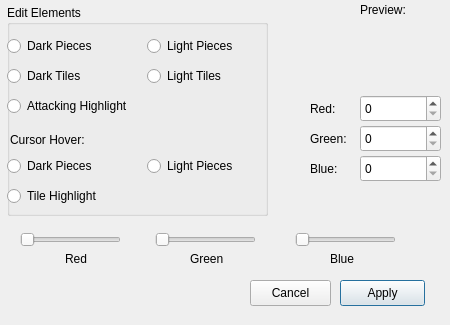
<?xml version="1.0" encoding="UTF-8"?>
<ui version="4.0">
 <class>ThemeDialog</class>
 <widget class="QDialog" name="ThemeDialog">
  <property name="geometry">
   <rect>
    <x>0</x>
    <y>0</y>
    <width>450</width>
    <height>325</height>
   </rect>
  </property>
  <property name="minimumSize">
   <size>
    <width>450</width>
    <height>325</height>
   </size>
  </property>
  <property name="maximumSize">
   <size>
    <width>450</width>
    <height>325</height>
   </size>
  </property>
  <property name="windowTitle">
   <string>Theme Editor</string>
  </property>
  <widget class="QPushButton" name="applyButton">
   <property name="geometry">
    <rect>
     <x>340</x>
     <y>280</y>
     <width>85</width>
     <height>26</height>
    </rect>
   </property>
   <property name="text">
    <string>Apply</string>
   </property>
  </widget>
  <widget class="QSpinBox" name="redBox">
   <property name="geometry">
    <rect>
     <x>360</x>
     <y>95</y>
     <width>81</width>
     <height>27</height>
    </rect>
   </property>
   <property name="maximum">
    <number>255</number>
   </property>
   <property name="singleStep">
    <number>5</number>
   </property>
  </widget>
  <widget class="QSpinBox" name="greenBox">
   <property name="geometry">
    <rect>
     <x>360</x>
     <y>125</y>
     <width>81</width>
     <height>27</height>
    </rect>
   </property>
   <property name="maximum">
    <number>255</number>
   </property>
   <property name="singleStep">
    <number>5</number>
   </property>
  </widget>
  <widget class="QSpinBox" name="blueBox">
   <property name="geometry">
    <rect>
     <x>360</x>
     <y>155</y>
     <width>81</width>
     <height>27</height>
    </rect>
   </property>
   <property name="maximum">
    <number>255</number>
   </property>
   <property name="singleStep">
    <number>5</number>
   </property>
  </widget>
  <widget class="QLabel" name="label">
   <property name="geometry">
    <rect>
     <x>310</x>
     <y>100</y>
     <width>31</width>
     <height>17</height>
    </rect>
   </property>
   <property name="text">
    <string>Red:</string>
   </property>
  </widget>
  <widget class="QLabel" name="label_2">
   <property name="geometry">
    <rect>
     <x>310</x>
     <y>130</y>
     <width>41</width>
     <height>17</height>
    </rect>
   </property>
   <property name="text">
    <string>Green:</string>
   </property>
  </widget>
  <widget class="QLabel" name="label_3">
   <property name="geometry">
    <rect>
     <x>310</x>
     <y>160</y>
     <width>31</width>
     <height>17</height>
    </rect>
   </property>
   <property name="text">
    <string>Blue:</string>
   </property>
  </widget>
  <widget class="QSlider" name="blueSlider">
   <property name="geometry">
    <rect>
     <x>295</x>
     <y>230</y>
     <width>101</width>
     <height>20</height>
    </rect>
   </property>
   <property name="maximum">
    <number>255</number>
   </property>
   <property name="orientation">
    <enum>Qt::Horizontal</enum>
   </property>
  </widget>
  <widget class="QSlider" name="greenSlider">
   <property name="geometry">
    <rect>
     <x>155</x>
     <y>230</y>
     <width>101</width>
     <height>20</height>
    </rect>
   </property>
   <property name="maximum">
    <number>255</number>
   </property>
   <property name="orientation">
    <enum>Qt::Horizontal</enum>
   </property>
  </widget>
  <widget class="QSlider" name="redSlider">
   <property name="geometry">
    <rect>
     <x>20</x>
     <y>230</y>
     <width>101</width>
     <height>20</height>
    </rect>
   </property>
   <property name="maximum">
    <number>255</number>
   </property>
   <property name="orientation">
    <enum>Qt::Horizontal</enum>
   </property>
  </widget>
  <widget class="QLabel" name="label_4">
   <property name="geometry">
    <rect>
     <x>65</x>
     <y>250</y>
     <width>31</width>
     <height>17</height>
    </rect>
   </property>
   <property name="text">
    <string>Red</string>
   </property>
  </widget>
  <widget class="QLabel" name="label_5">
   <property name="geometry">
    <rect>
     <x>190</x>
     <y>250</y>
     <width>41</width>
     <height>17</height>
    </rect>
   </property>
   <property name="text">
    <string>Green</string>
   </property>
  </widget>
  <widget class="QLabel" name="label_6">
   <property name="geometry">
    <rect>
     <x>330</x>
     <y>250</y>
     <width>31</width>
     <height>17</height>
    </rect>
   </property>
   <property name="text">
    <string>Blue</string>
   </property>
  </widget>
  <widget class="QLabel" name="label_7">
   <property name="geometry">
    <rect>
     <x>360</x>
     <y>1</y>
     <width>57</width>
     <height>17</height>
    </rect>
   </property>
   <property name="text">
    <string>Preview:</string>
   </property>
  </widget>
  <widget class="QGroupBox" name="groupBox">
   <property name="geometry">
    <rect>
     <x>7</x>
     <y>5</y>
     <width>261</width>
     <height>211</height>
    </rect>
   </property>
   <property name="title">
    <string>Edit Elements</string>
   </property>
   <widget class="QRadioButton" name="darkTilesButton">
    <property name="geometry">
     <rect>
      <x>0</x>
      <y>60</y>
      <width>104</width>
      <height>22</height>
     </rect>
    </property>
    <property name="text">
     <string>Dark Tiles</string>
    </property>
   </widget>
   <widget class="QRadioButton" name="lightTilesButton">
    <property name="geometry">
     <rect>
      <x>140</x>
      <y>60</y>
      <width>104</width>
      <height>22</height>
     </rect>
    </property>
    <property name="text">
     <string>Light Tiles</string>
    </property>
   </widget>
   <widget class="QRadioButton" name="darkPiecesButton">
    <property name="geometry">
     <rect>
      <x>0</x>
      <y>30</y>
      <width>104</width>
      <height>22</height>
     </rect>
    </property>
    <property name="text">
     <string>Dark Pieces</string>
    </property>
   </widget>
   <widget class="QRadioButton" name="lightPiecesButton">
    <property name="geometry">
     <rect>
      <x>140</x>
      <y>30</y>
      <width>104</width>
      <height>22</height>
     </rect>
    </property>
    <property name="text">
     <string>Light Pieces</string>
    </property>
   </widget>
   <widget class="QLabel" name="label_8">
    <property name="geometry">
     <rect>
      <x>3</x>
      <y>130</y>
      <width>91</width>
      <height>10</height>
     </rect>
    </property>
    <property name="text">
     <string>Cursor Hover:</string>
    </property>
   </widget>
   <widget class="QRadioButton" name="darkPiecesHoverButton">
    <property name="geometry">
     <rect>
      <x>0</x>
      <y>150</y>
      <width>104</width>
      <height>22</height>
     </rect>
    </property>
    <property name="text">
     <string>Dark Pieces</string>
    </property>
   </widget>
   <widget class="QRadioButton" name="lightPiecesHoverButton">
    <property name="geometry">
     <rect>
      <x>140</x>
      <y>150</y>
      <width>104</width>
      <height>22</height>
     </rect>
    </property>
    <property name="text">
     <string>Light Pieces</string>
    </property>
   </widget>
   <widget class="QRadioButton" name="tileHighlightButton">
    <property name="geometry">
     <rect>
      <x>0</x>
      <y>180</y>
      <width>131</width>
      <height>22</height>
     </rect>
    </property>
    <property name="text">
     <string>Tile Highlight</string>
    </property>
   </widget>
   <widget class="QRadioButton" name="attackingButton">
    <property name="geometry">
     <rect>
      <x>0</x>
      <y>90</y>
      <width>151</width>
      <height>22</height>
     </rect>
    </property>
    <property name="text">
     <string>Attacking Highlight</string>
    </property>
   </widget>
  </widget>
  <widget class="QPushButton" name="cancelButton">
   <property name="geometry">
    <rect>
     <x>250</x>
     <y>280</y>
     <width>81</width>
     <height>26</height>
    </rect>
   </property>
   <property name="text">
    <string>Cancel</string>
   </property>
  </widget>
 </widget>
 <resources/>
 <connections/>
</ui>
